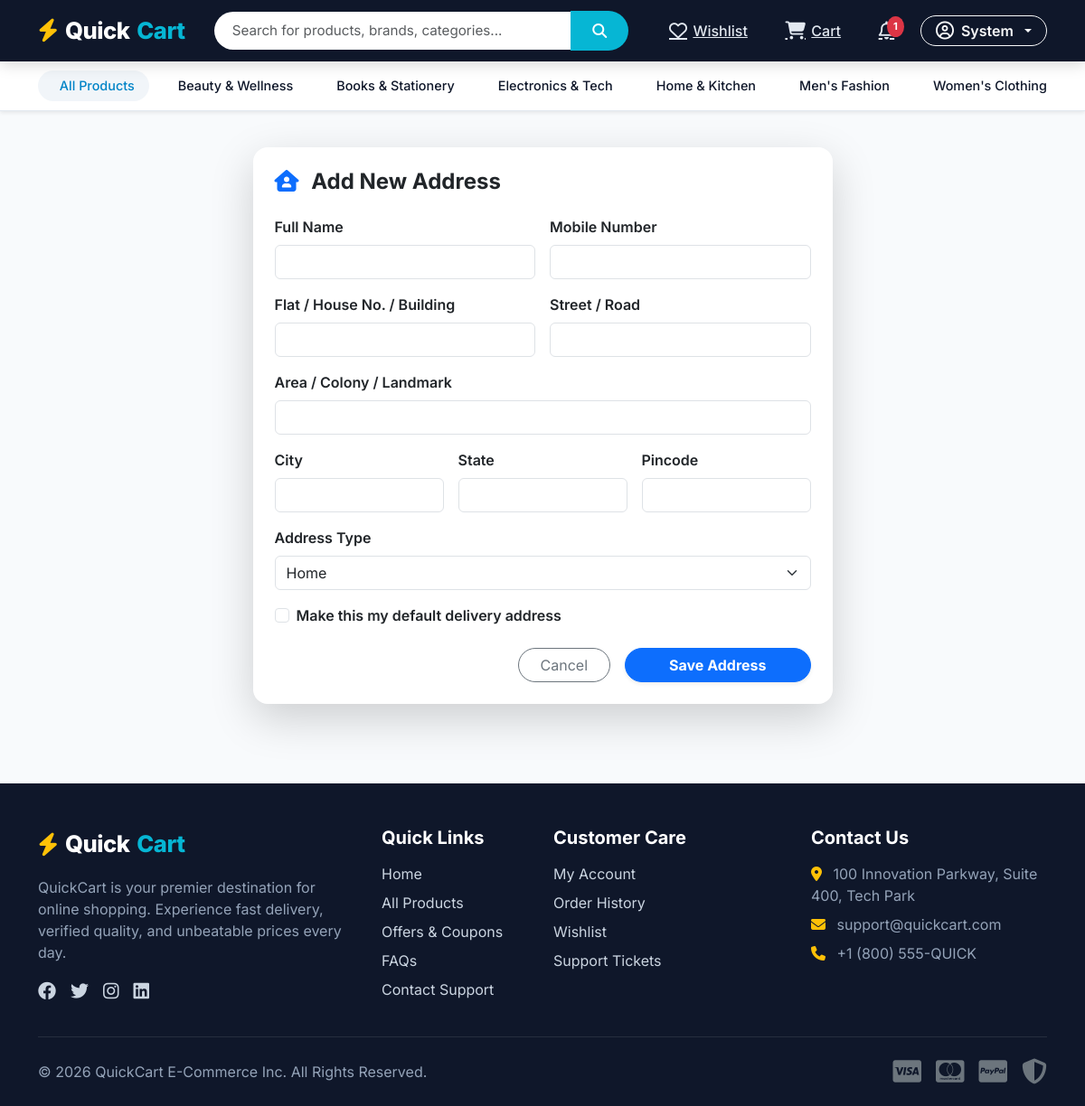
Page /accounts/address/add/ (signed in) on the committed database.
### products/models.py (models this page shows, shortened)
class Category(models.Model):
    name = models.CharField(max_length=100, unique=True)
    slug = models.SlugField(max_length=120, unique=True, blank=True)
    description = models.TextField(blank=True)
    image = models.ImageField(upload_to='categories/', blank=True, null=True)
    created_at = models.DateTimeField(auto_now_add=True)
    class Meta:
        verbose_name_plural = "Categories"
        ordering = ['name']

### accounts/views.py (the view)
# urls.py: path('address/add/', views.add_address_view, name='add_address'),
@login_required
def add_address_view(request):
    if request.method == 'POST':
        form = AddressForm(request.POST)
        if form.is_valid():
            address = form.save(commit=False)
            address.user = request.user
            address.save()
            messages.success(request, "New delivery address added successfully!")
            next_url = request.GET.get('next')
            if next_url:
                return redirect(next_url)
            return redirect('accounts:profile')
    else:
        form = AddressForm()
    return render(request, 'accounts/address_form.html', {'form': form, 'title': 'Add New Address'})

### accounts/forms.py
class AddressForm(forms.ModelForm):
    class Meta:
        model = Address
        fields = ['full_name', 'mobile', 'house_flat', 'street', 'area', 'city', 'state', 'pincode', 'address_type', 'is_default']
        widgets = {
            'full_name': forms.TextInput(attrs={'class': 'form-control'}),
            'mobile': forms.TextInput(attrs={'class': 'form-control'}),
            'house_flat': forms.TextInput(attrs={'class': 'form-control'}),
            'street': forms.TextInput(attrs={'class': 'form-control'}),
            'area': forms.TextInput(attrs={'class': 'form-control'}),
            'city': forms.TextInput(attrs={'class': 'form-control'}),
            'state': forms.TextInput(attrs={'class': 'form-control'}),
            'pincode': forms.TextInput(attrs={'class': 'form-control'}),
            'address_type': forms.Select(attrs={'class': 'form-select'}),
            'is_default': forms.CheckboxInput(attrs={'class': 'form-check-input'}),
        }

### quickcart/context_processors.py (called while the page is built)
def global_ecommerce_context(request):
    categories = Category.objects.all()
    cart_count = 0
    wishlist_count = 0
    unread_notifications_count = 0
    if request.user.is_authenticated:
        cart_count = CartItem.objects.filter(user=request.user).count()
        wishlist_count = Wishlist.objects.filter(user=request.user).count()
        unread_notifications_count = Notification.objects.filter(user=request.user, is_read=False).count()
    return {
        'nav_categories': categories,
        'cart_count': cart_count,
        'wishlist_count': wishlist_count,
        'unread_notifications_count': unread_notifications_count,
    }

### templates/accounts/address_form.html (shortened to what this page needs)
{% extends 'base.html' %}
{% block content %}
<div class="container my-4">
    <div class="row justify-content-center">
        <div class="col-lg-7">
            <div class="card border-0 shadow-lg rounded-4 p-4">
                <h4 class="fw-bold mb-4"><i class="fa-solid fa-house-user text-primary me-2"></i> {{ title }}</h4>
                <form method="POST">
                    <div class="row g-3 mb-3">
                        <div class="col-md-6">
                            <label class="form-label fw-semibold">Full Name</label>
                            {{ form.full_name }}
                        </div>
                        <div class="col-md-6">
                            <label class="form-label fw-semibold">Mobile Number</label>
                            {{ form.mobile }}
                        </div>
                    </div>
                    <div class="row g-3 mb-3">
                        <div class="col-md-6">
                            <label class="form-label fw-semibold">Flat / House No. / Building</label>
                            {{ form.house_flat }}
                        </div>
                        <div class="col-md-6">
                            <label class="form-label fw-semibold">Street / Road</label>
                            {{ form.street }}
                        </div>
                    </div>
                    <div class="mb-3">
                        <label class="form-label fw-semibold">Area / Colony / Landmark</label>
                        {{ form.area }}
                    </div>
                    <div class="row g-3 mb-3">
                        <div class="col-md-4">
                            <label class="form-label fw-semibold">City</label>
                            {{ form.city }}
                        </div>
                        <div class="col-md-4">
                            <label class="form-label fw-semibold">State</label>
                            {{ form.state }}
                        </div>
                        <div class="col-md-4">
                            <label class="form-label fw-semibold">Pincode</label>
                            {{ form.pincode }}
                        </div>
                    </div>
                    <div class="mb-3">
                        <label class="form-label fw-semibold">Address Type</label>
                        {{ form.address_type }}
                    </div>
                    <div class="form-check mb-4">
                        {{ form.is_default }}
                        <label class="form-check-label fw-semibold" for="{{ form.is_default.id_for_label }}">
                            Make this my default delivery address
                        </label>
                    </div>
                    <div class="d-flex gap-3 justify-content-end">
                        <a href="{% url 'accounts:profile' %}" class="btn btn-outline-secondary rounded-pill px-4">Cancel</a>
                        <button type="submit" class="btn btn-primary rounded-pill px-5 fw-bold shadow-sm">Save Address</button>
                    </div>
                </form>
            </div>
        </div>
    </div>
</div>
{% endblock %}

### templates/base.html (shortened to what this page needs)
{% load static %}
<!DOCTYPE html>
<html lang="en">
<head>
    <link href="https://cdn.jsdelivr.net/npm/bootstrap@5.3.0/dist/css/bootstrap.min.css" rel="stylesheet">
    <link rel="stylesheet" href="https://cdnjs.cloudflare.com/ajax/libs/font-awesome/6.4.0/css/all.min.css">
    <link rel="stylesheet" href="{% static 'css/style.css' %}">
</head>
<body>
    <header class="qc-navbar">
        <div class="container">
            <div class="d-flex align-items-center justify-content-between flex-wrap gap-2">
                <a href="{% url 'home' %}" class="qc-brand">
                    <i class="fa-solid fa-bolt text-warning"></i> Quick<span>Cart</span>
                </a>
                <form action="{% url 'products:search' %}" method="GET" class="flex-grow-1 mx-lg-4 max-w-600" style="max-width: 550px;">
                    <div class="input-group">
                        <input type="text" name="q" class="form-control qc-search-input" placeholder="Search for products, brands, categories..." value="{{ request.GET.q|default:'' }}" required>
                        <button class="btn qc-search-btn" type="submit">
                            <i class="fa-solid fa-magnifying-glass"></i>
                        </button>
                    </div>
                </form>
                <div class="d-flex align-items-center gap-3">
                    {% if user.is_authenticated %}
                        <a href="{% url 'cart:wishlist' %}" class="qc-nav-link text-white" title="Wishlist">
                            <i class="fa-regular fa-heart fs-5"></i>
                            <span class="d-none d-md-inline">Wishlist</span>
                        </a>
                        <a href="{% url 'cart:cart' %}" class="qc-nav-link text-white" title="Cart">
                            <i class="fa-solid fa-cart-shopping fs-5"></i>
                            <span class="d-none d-md-inline">Cart</span>
                        </a>
                        <a href="{% url 'notifications:list' %}" class="qc-nav-link text-white" title="Notifications">
                            <i class="fa-regular fa-bell fs-5"></i>
                            {% if unread_notifications_count > 0 %}
                                <span class="qc-badge bg-danger">{{ unread_notifications_count }}</span>
                            {% endif %}
                        </a>
                        <div class="dropdown">
                            <button class="btn btn-outline-light dropdown-toggle rounded-pill px-3 py-1 fw-semibold d-flex align-items-center gap-2" type="button" data-bs-toggle="dropdown">
                                <i class="fa-regular fa-circle-user fs-5"></i>
                                <span>{{ user.first_name|default:user.username }}</span>
                            </button>
                        </div>
                    {% endif %}
                </div>
            </div>
        </div>
    </header>
    <nav class="qc-category-bar shadow-sm">
        <div class="container">
            <div class="d-flex align-items-center gap-2">
                <a href="{% url 'products:product_list' %}" class="qc-cat-item active">
                     All Products
                </a>
                {% for cat in nav_categories %}
                    <a href="{% url 'products:category' cat.slug %}" class="qc-cat-item">
                        {{ cat.name }}
                    </a>
                {% endfor %}
                <a href="{% url 'coupons:coupons_list' %}" class="qc-cat-item text-danger fw-bold ms-auto">
                </a>
            </div>
        </div>
    </nav>
    <main>
        {% block content %}{% endblock %}
    </main>
    <footer class="qc-footer">
        <div class="container">
            <div class="row g-4">
                <div class="col-lg-4 col-md-6">
                    <div class="qc-brand mb-3">
                        <i class="fa-solid fa-bolt text-warning"></i> Quick<span>Cart</span>
                    </div>
                    <p>QuickCart is your premier destination for online shopping. Experience fast delivery, verified quality, and unbeatable prices every day.</p>
                    <div class="d-flex gap-3 fs-5 mt-3">
                        <a href="#"><i class="fa-brands fa-facebook"></i></a>
                        <a href="#"><i class="fa-brands fa-twitter"></i></a>
                        <a href="#"><i class="fa-brands fa-instagram"></i></a>
                        <a href="#"><i class="fa-brands fa-linkedin"></i></a>
                    </div>
                </div>
                <div class="col-lg-2 col-md-6">
                    <h5>Quick Links</h5>
                    <ul class="list-unstyled d-flex flex-column gap-2">
                        <li><a href="{% url 'home' %}">Home</a></li>
                        <li><a href="{% url 'products:product_list' %}">All Products</a></li>
                        <li><a href="{% url 'coupons:coupons_list' %}">Offers & Coupons</a></li>
                        <li><a href="{% url 'support:faq' %}">FAQs</a></li>
                        <li><a href="{% url 'support:contact' %}">Contact Support</a></li>
                    </ul>
                </div>
                <div class="col-lg-3 col-md-6">
                    <h5>Customer Care</h5>
                    <ul class="list-unstyled d-flex flex-column gap-2">
                        <li><a href="{% url 'accounts:profile' %}">My Account</a></li>
                        <li><a href="{% url 'orders:my_orders' %}">Order History</a></li>
                        <li><a href="{% url 'cart:wishlist' %}">Wishlist</a></li>
                        <li><a href="{% url 'support:tickets' %}">Support Tickets</a></li>
                    </ul>
                </div>
                <div class="col-lg-3 col-md-6">
                    <h5>Contact Us</h5>
                    <p class="mb-2"><i class="fa-solid fa-location-dot me-2 text-warning"></i> 100 Innovation Parkway, Suite 400, Tech Park</p>
                    <p class="mb-2"><i class="fa-solid fa-envelope me-2 text-warning"></i> support@quickcart.com</p>
                    <p class="mb-2"><i class="fa-solid fa-phone me-2 text-warning"></i> +1 (800) 555-QUICK</p>
                </div>
            </div>
            <hr class="my-4 border-secondary">
            <div class="d-flex flex-column flex-md-row justify-content-between align-items-center text-center text-md-start">
                <p class="mb-0">&copy; 2026 QuickCart E-Commerce Inc. All Rights Reserved.</p>
                <div class="d-flex gap-3 fs-3 text-secondary mt-2 mt-md-0">
                    <i class="fa-brands fa-cc-visa"></i>
                    <i class="fa-brands fa-cc-mastercard"></i>
                    <i class="fa-brands fa-cc-paypal"></i>
                    <i class="fa-solid fa-shield-halved"></i>
                </div>
            </div>
        </div>
    </footer>
</body>
</html>

### static/css/style.css (style rules this page uses)
:root { --qc-primary: #0f172a; --qc-secondary: #1e293b; --qc-accent: #0284c7; --qc-cyan: #06b6d4; --qc-emerald: #10b981; --qc-coral: #f43f5e; --qc-amber: #f59e0b; --qc-bg-light: #f8fafc; --qc-card-bg: #ffffff; --qc-border: #e2e8f0; --qc-text-dark: #0f172a; --qc-text-muted: #64748b; }
body { font-family: 'Inter', system-ui, -apple-system, BlinkMacSystemFont, 'Segoe UI', Roboto, Oxygen, Ubuntu, Cantarell, sans-serif; background-color: var(--qc-bg-light); color: var(--qc-text-dark); margin: 0; padding: 0; display: flex; flex-direction: column; min-height: 100vh; }
main { flex: 1; }
.qc-navbar { background-color: var(--qc-primary); box-shadow: 0 4px 15px rgba(0, 0, 0, 0.15); padding: 0.75rem 0; position: sticky; top: 0; z-index: 1030; }
.qc-brand { font-weight: 800; font-size: 1.6rem; color: #ffffff; letter-spacing: -0.5px; text-decoration: none; display: flex; align-items: center; gap: 0.5rem; }
.qc-brand span { color: var(--qc-cyan); }
.qc-search-input { border-radius: 50px 0 0 50px; border: 1px solid transparent; padding: 0.6rem 1.2rem; font-size: 0.95rem; }
.qc-search-btn { border-radius: 0 50px 50px 0; background-color: var(--qc-cyan); color: #ffffff; border: none; padding: 0.6rem 1.5rem; transition: all 0.2s ease; }
.qc-nav-link { color: #e2e8f0 !important; font-weight: 500; padding: 0.5rem 0.8rem; border-radius: 8px; transition: all 0.2s ease; display: flex; align-items: center; gap: 0.4rem; position: relative; }
.qc-badge { position: absolute; top: 2px; right: 2px; background-color: var(--qc-coral); color: #ffffff; font-size: 0.7rem; font-weight: 700; border-radius: 50%; padding: 0.2rem 0.45rem; }
.qc-category-bar { background: #ffffff; border-bottom: 1px solid var(--qc-border); padding: 0.6rem 0; overflow-x: auto; white-space: nowrap; }
.qc-cat-item { display: inline-block; padding: 0.4rem 1rem; color: var(--qc-text-dark); font-weight: 500; font-size: 0.9rem; text-decoration: none; border-radius: 20px; transition: all 0.2s ease; margin-right: 0.5rem; }
.qc-cat-item:hover, .qc-cat-item.active { background-color: #f1f5f9; color: var(--qc-accent); }
.qc-footer { background-color: var(--qc-primary); color: #94a3b8; padding: 3rem 0 1.5rem 0; margin-top: 4rem; }
.qc-footer h5 { color: #ffffff; font-weight: 700; margin-bottom: 1rem; }
.qc-footer a { color: #cbd5e1; text-decoration: none; transition: color 0.2s ease; }

### rows in the picture
Category: name "Beauty & Wellness"
Category: name "Books & Stationery"
Category: name "Electronics & Tech"
Category: name "Home & Kitchen"
Category: name "Men's Fashion"
Category: name "Women's Clothing"

### other values in the picture
{{ unread_notifications_count }} "1"
{{ user.first_name|default:user.username }} "System"
{{ title }} "Add New Address"
